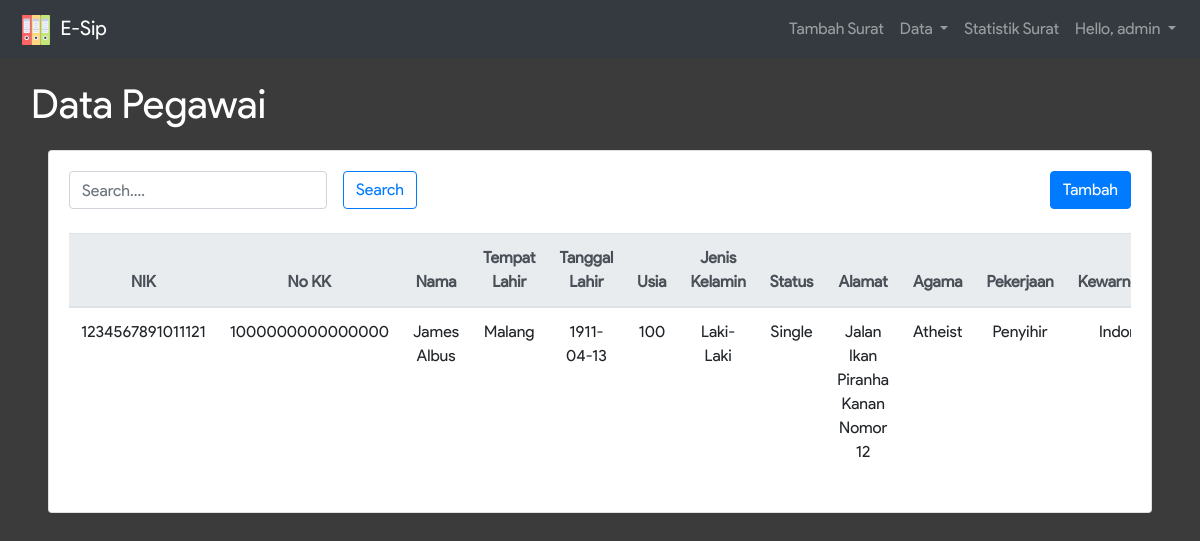
/data_penduduk.php (signed in), run on an earlier commit of the app's database.
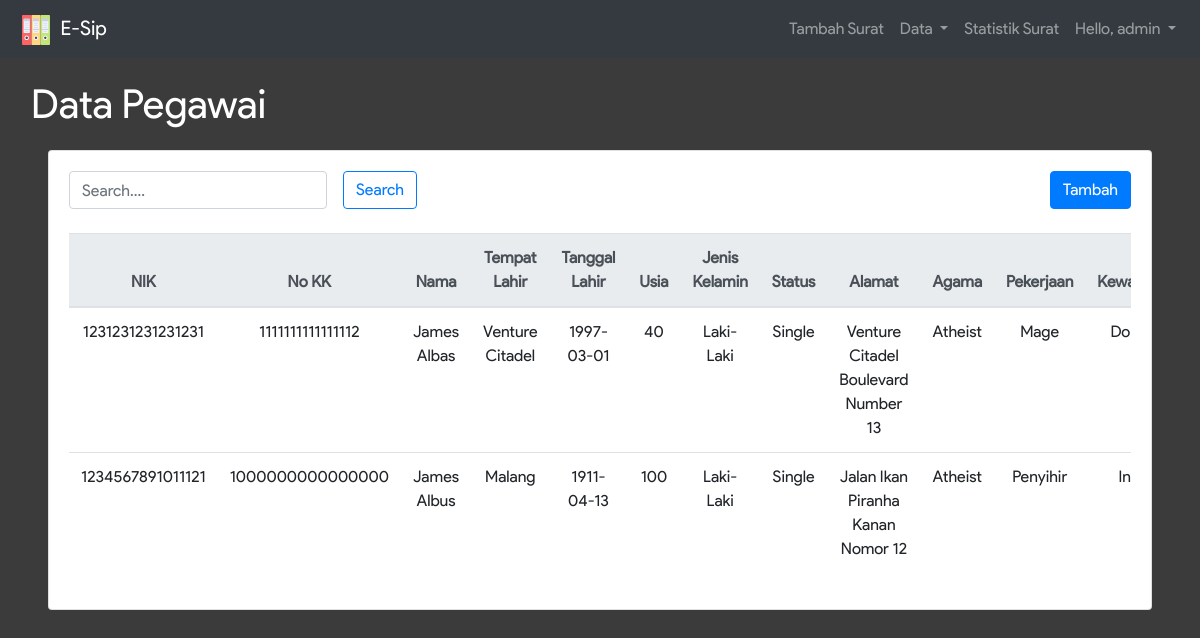
And on a later commit of the database.
### tables this page shows
CREATE TABLE IF NOT EXISTS `penduduk` (
  `nik` varchar(16) NOT NULL,
  `no_kk` varchar(16) NOT NULL,
  `nama` varchar(50) NOT NULL,
  `tempat_lahir` varchar(20) NOT NULL,
  `tanggal_lahir` date NOT NULL,
  `usia` int(3) NOT NULL,
  `jenis_kelamin` varchar(1) NOT NULL,
  `status` varchar(30) NOT NULL,
  `alamat` text NOT NULL,
  `agama` varchar(10) NOT NULL,
  `pekerjaan` varchar(20) NOT NULL,
  `kewarnegaraan` varchar(20) NOT NULL,
  `tanggal_buat` date NOT NULL
);

### data_penduduk.php (the view, shortened to what this page needs)
<?php
  include_once 'connection.php';
  $search = $_POST['search'];
  if ($search == "") {
    $sql = "SELECT * FROM penduduk";
  }
  $result = $conn->query($sql);
?>
<!DOCTYPE html>
<html>
<head>
  <link rel="stylesheet" href="node_modules/bootstrap/dist/css/bootstrap.min.css">
  <link rel="stylesheet" href="assets/css/infinite.css">
</head>
<body style="background-color: #3B3B3B;">
  <nav class="navbar navbar-expand-lg navbar-dark bg-dark">
      <a class="navbar-brand" href="#">
        <img src="assets/img/office-material.svg" width="40" height="30" alt="">
        E-Sip
      </a>
      <div class="collapse navbar-collapse" id="navbarSupportedContent">
        <ul class="navbar-nav ml-auto">
          <li class="nav-item">
            <a class="nav-link" href="pilih_surat.php">Tambah Surat</a>
          </li>
          <li class="nav-item dropdown">
            <a class="nav-link dropdown-toggle" href="#" id="navbarDropdown" role="button" data-toggle="dropdown" aria-haspopup="true" aria-expanded="false">
              Data
            </a>
          </li>
          <li class="nav-item">
            <a class="nav-link" href="data_chart.php">Statistik Surat</a>
          </li>
          <li class="nav-item dropdown">
            <a class="nav-link dropdown-toggle" href="#" id="navbarDropdown" role="button" data-toggle="dropdown" aria-haspopup="true" aria-expanded="false">
              Hello, <?=$_SESSION['user']?>
            </a>
          </li>
        </ul>
      </div>
    </nav>
    <div class="container-fluid bckgrnd">
       <div class="row">
        <div class="col-sm-12">
          <div class="judul m-3">Data Pegawai</div>
        </div>
        <div class="col-sm-12 px-5">
          <div class="card">
            <div class="card-body">
              <div class="float-left mb-3">
                <form class="form-inline" method="POST" action="data_penduduk.php">
                  <div class="form-group mr-sm-3 mb-2">
                    <input type="text" class="form-control" name="search" placeholder="Search....">
                  </div>
                  <button type="submit" class="btn btn-outline-primary mb-2">Search</button>
                </form>
              </div>
              <div class="float-right">
                <a href="data_add_penduduk.php" class="btn btn-primary">Tambah</a>
              </div>
              <div class="table-responsive">
                <table class="table text-center">
                  <thead class="thead-light">
                    <tr>
                      <th scope="col">NIK</th>
                      <th scope="col">No KK</th>
                      <th scope="col">Nama</th>
                      <th scope="col">Tempat Lahir</th>
                      <th scope="col">Tanggal Lahir</th>
                      <th scope="col">Usia</th>
                      <th scope="col">Jenis Kelamin</th>
                      <th scope="col">Status</th>
                      <th scope="col">Alamat</th>
                      <th scope="col">Agama</th>
                      <th scope="col">Pekerjaan</th>
                      <th scope="col">Kewarnegaraan</th>
                    </tr>
                  </thead>
                  <tbody>
                    <?php
                      while ($row = $result->fetch_assoc()) {
                    ?>
                        <tr>
                          <td>
                            <?= $row['nik'] ?>
                          </td>
                          <td>
                            <?= $row['no_kk'] ?>
                          </td>
                          <td>
                            <?= $row['nama'] ?>
                          </td>
                          <td>
                            <?= $row['tempat_lahir'] ?>
                          </td>
                          <td>
                            <?= $row['tanggal_lahir'] ?>
                          </td>
                          <td>
                            <?= $row['usia'] ?>
                          </td>
                          <td>
                            <?php
                            if ($row['jenis_kelamin'] == "L") {
                              echo "Laki-Laki";
                            }
                            else{
                              echo "Perempuan";
                            }
                            ?>
                          </td>
                          <td>
                            <?= $row['status'] ?>
                          </td>
                          <td>
                            <?= $row['alamat'] ?>
                          </td>
                          <td>
                            <?= $row['agama'] ?>
                          </td>
                          <td>
                            <?= $row['pekerjaan'] ?>
                          </td>
                          <td>
                            <?= $row['kewarnegaraan'] ?>
                          </td>
                        </tr>
                      <?php } ?>
                  </tbody>
                </table>
              </div>
            </div>
          </div>
        </div>
      </div>
    </div>
  </body>
</html>

### assets/css/infinite.css (style rules this page uses)
body { width: 100%; height: 100%; font-family: 'Product Sans'; }
.judul { font-size: 40px; color: #FFF; }

What changed in the data, as far as the page shows it:
added penduduk: nik "1231231231231231", no_kk "1111111111111112", nama "James Albas", tempat_lahir "Venture Citadel", tanggal_lahir "1997-03-01", usia "40", jenis_kelamin "Laki-Laki", status "Single", alamat "Venture Citadel Boulevard Number 13", agama "Atheist", pekerjaan "Mage", kewarnegaraan "Do…"
